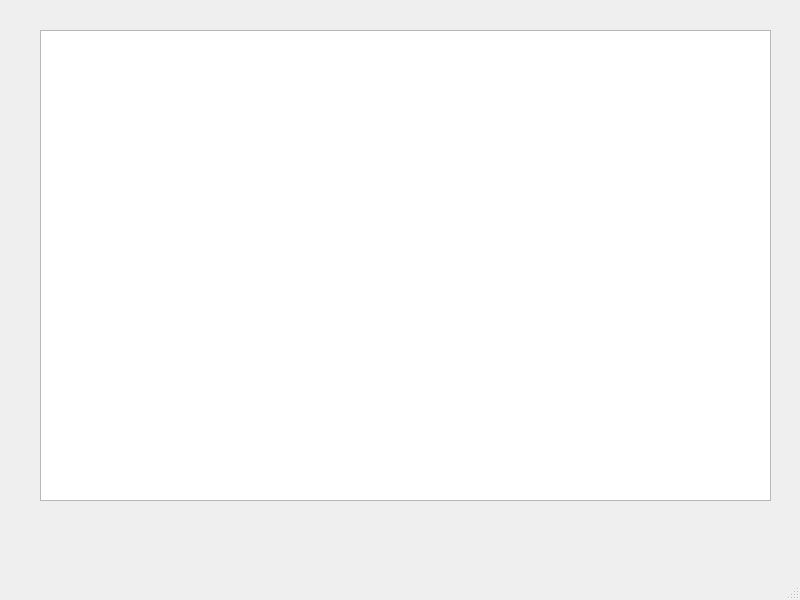
<?xml version="1.0" encoding="UTF-8"?>
<ui version="4.0">
 <class>MainWindow</class>
 <widget class="QMainWindow" name="MainWindow">
  <property name="geometry">
   <rect>
    <x>0</x>
    <y>0</y>
    <width>800</width>
    <height>600</height>
   </rect>
  </property>
  <property name="windowTitle">
   <string>MainWindow</string>
  </property>
  <widget class="QWidget" name="centralwidget">
   <widget class="QGraphicsView" name="mainView">
    <property name="geometry">
     <rect>
      <x>40</x>
      <y>30</y>
      <width>731</width>
      <height>471</height>
     </rect>
    </property>
   </widget>
  </widget>
  <widget class="QMenuBar" name="menubar">
   <property name="geometry">
    <rect>
     <x>0</x>
     <y>0</y>
     <width>800</width>
     <height>22</height>
    </rect>
   </property>
  </widget>
  <widget class="QStatusBar" name="statusbar"/>
 </widget>
 <resources/>
 <connections/>
</ui>
